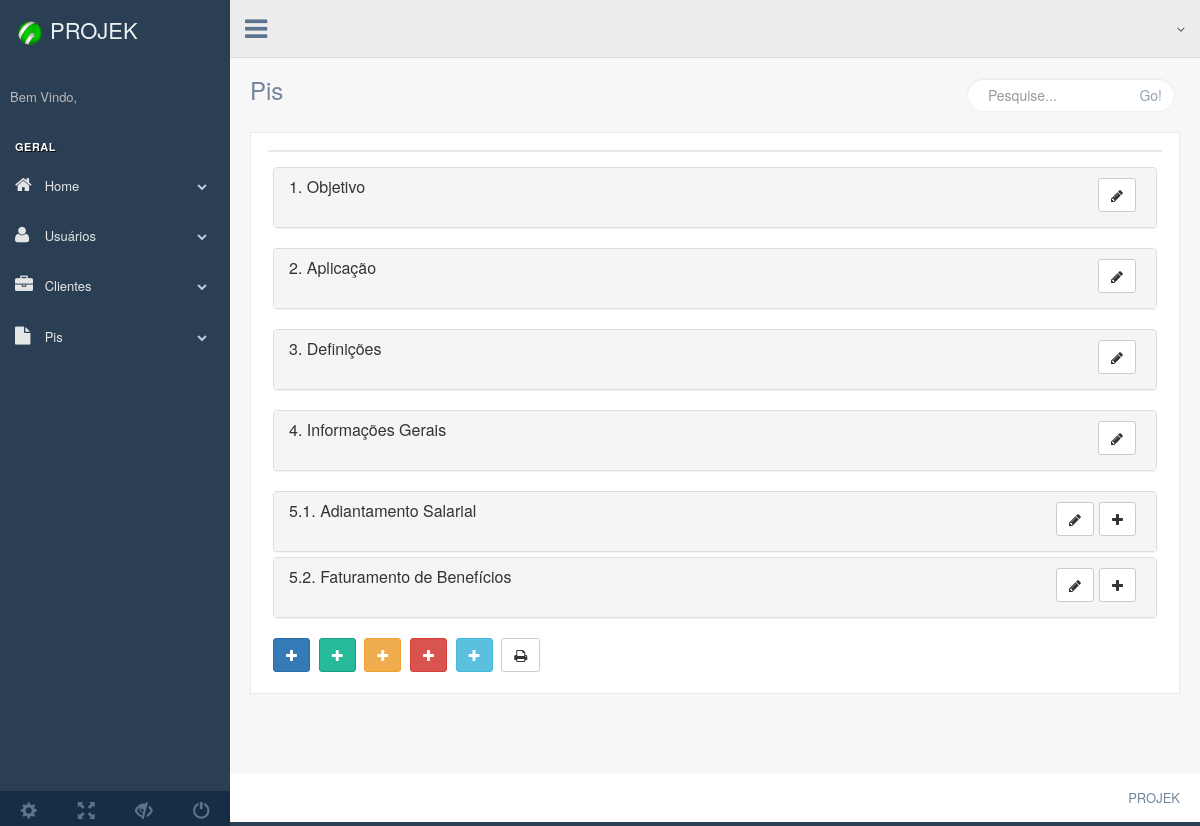
Page /production/php/profiles/pi-profile.php?cod_pi=FOL01 on the committed database.
### tables this page shows
CREATE TABLE `macroprocessos` (
  `id_macroprocesso` int(11) NOT NULL,
  `cod_pi` varchar(11) DEFAULT NULL,
  `data_ultima` varchar(25) DEFAULT NULL,
  `data_proxima` varchar(25) DEFAULT NULL,
  `id_classificao` int(11) DEFAULT NULL,
  `t_processo` varchar(255) DEFAULT NULL,
  `n_processo` varchar(10) DEFAULT NULL
);

### production/php/bancos/banco-pis.php (called while the page is built, shortened)
<?php
function  buscaPi($conexao , $cod_pi){
    $query = "select  * from pis where cod_pi = '{$cod_pi}'";
    $resultado = mysqli_query($conexao, $query);
    $pi = mysqli_fetch_assoc($resultado);
    return $pi;
}

### production/php/bancos/banco-macroprocesso.php (called while the page is built, shortened)
<?php
function listaPiMacroprocessos($conexao, $cod_pi){
  $clientes = array();
    $query = "select  * from macroprocessos where cod_pi='{$cod_pi}'";
    $resultado = mysqli_query($conexao, $query);
    while ($cliente = mysqli_fetch_assoc($resultado)) {
      array_push($clientes, $cliente);
    }
    return $clientes;
}

### production/php/profiles/pi-profile.php (the view, shortened to what this page needs)
<?php include "../bancos/conecta.php";?>
<?php include "../bancos/banco-pis.php";?>
<?php include "../bancos/banco-macroprocesso.php";?>
<?php
  $cod_pi = $_GET['cod_pi'];
  $pi = buscaPi($conexao , $cod_pi);
  $macroprocessos = listaPiMacroprocessos($conexao, $cod_pi);
?>
<!DOCTYPE html>
<html lang="en">
  <head>
    <link href="../../../vendors/bootstrap/dist/css/bootstrap.min.css" rel="stylesheet">
    <link href="../../../vendors/font-awesome/css/font-awesome.min.css" rel="stylesheet">
    <link href="../../../build/css/custom.min.css" rel="stylesheet">
  </head>
  <body class="nav-md">
    <div class="container body">
      <div class="main_container">
        <div class="col-md-3 left_col">
          <div class="left_col scroll-view">
            <div class="navbar nav_title" style="border: 0;">
              <a href="../index/index2.php" class="site_title"><img src="../../images/botao.png" width="40" right="40" ><span>PROJEK</span></a>
            </div>
            <div class="profile clearfix">
              <div class="profile_info">
                <span>Bem Vindo,</span>
              </div>
            </div>
            <br />
            <div id="sidebar-menu" class="main_menu_side hidden-print main_menu">
              <div class="menu_section">
                <h3>Geral</h3>
                <ul class="nav side-menu">
                  <li><a><i class="fa fa-home"></i> Home<span class="fa fa-chevron-down"></span></a>
                  </li>
                  <li><a><i class="fa fa-user"></i> Usuários<span class="fa fa-chevron-down"></span></a>
                  </li>
                  <li><a><i class="fa fa-briefcase"></i> Clientes<span class="fa fa-chevron-down"></span></a>
                  </li>
                  <li><a><i class="fa fa-file"></i> Pis<span class="fa fa-chevron-down"></span></a>
                  </li>
                </ul>
              </div>
            </div>
            <div class="sidebar-footer hidden-small">
              <a data-toggle="tooltip" data-placement="top" title="Settings">
                <span class="glyphicon glyphicon-cog" aria-hidden="true"></span>
              </a>
              <a data-toggle="tooltip" data-placement="top" title="FullScreen">
                <span class="glyphicon glyphicon-fullscreen" aria-hidden="true"></span>
              </a>
              <a data-toggle="tooltip" data-placement="top" title="Lock">
                <span class="glyphicon glyphicon-eye-close" aria-hidden="true"></span>
              </a>
              <a data-toggle="tooltip" data-placement="top" title="Logout" href="login.html">
                <span class="glyphicon glyphicon-off" aria-hidden="true"></span>
              </a>
            </div>
          </div>
        </div>
        <div class="top_nav">
          <div class="nav_menu">
            <nav>
              <div class="nav toggle">
                <a id="menu_toggle"><i class="fa fa-bars"></i></a>
              </div>
              <ul class="nav navbar-nav navbar-right">
                <li class="">
                  <a href="javascript:;" class="user-profile dropdown-toggle" data-toggle="dropdown" aria-expanded="false">
                    <span class=" fa fa-angle-down"></span>
                  </a>
                </li>
                <li role="presentation" class="dropdown">
                  <a href="javascript:;" class="dropdown-toggle info-number" data-toggle="dropdown" aria-expanded="false"></a>
                </li>
              </ul>
            </nav>
          </div>
        </div>
        <div class="right_col" role="main">
          <div class="">
            <div class="page-title">
              <div class="title_left"><h3>Pis</h3></div>
              <div class="title_right">
                <div class="col-md-5 col-sm-5 col-xs-12 form-group pull-right top_search">
                  <div class="input-group">
                    <input type="text" class="form-control" placeholder="Pesquise...">
                      <span class="input-group-btn">
                        <button class="btn btn-default" type="button">Go!</button>
                      </span>
                  </div>
                </div>
              </div>
            </div>
            <div class="clearfix"></div>
            <div class="row">
              <div class="col-md-12 col-sm-12 col-xs-12">
                <div class="x_panel">
                  <div class="x_title">
                  </div>
                  <div class="x_content">
                    <div class="row">
                      <div class="col-md-12 col-sm-12 col-xs-12">
                        <div class="panel-group" id="panelobjetivo" >
                          <div class="panel panel-default" >
                              <div class="panel-heading primary">
                                <h4 class="panel-title">
                                  <a data-toggle="collapse" href="#objetivo">1. Objetivo</a>
                                  <a href="../profiles/pi-profile.php?cod_pi=<?=$pi['cod_pi']?>"><button class="btn btn-default pull-right"><i class="fa fa-pencil"></i></button></a>
                                  <div class="clearfix"></div>
                                </h4>
                              </div>
                            </div>
                        </div>
                        <div class="panel-group" id="panelaplicacao">
                          <div class="panel panel-default">
                              <div class="panel-heading">
                                <h4 class="panel-title">
                                  <a data-toggle="collapse" href="#aplicacao">2. Aplicação</a>
                                  <a href="../profiles/pi-profile.php?cod_pi=<?=$pi['cod_pi']?>"><button class="btn btn-default pull-right"><i class="fa fa-pencil"></i></button></a>
                                  <div class="clearfix"></div>
                                </h4>
                              </div>
                            </div>
                        </div>
                        <div class="panel-group" id="paneldefinicao">
                          <div class="panel panel-default">
                              <div class="panel-heading">
                                <h4 class="panel-title">
                                  <a data-toggle="collapse" href="#definicao">3. Definições</a>
                                  <a href="../profiles/pi-profile.php?cod_pi=<?=$pi['cod_pi']?>"><button class="btn btn-default pull-right"><i class="fa fa-pencil"></i></button></a>
                                  <div class="clearfix"></div>
                                </h4>
                              </div>
                            </div>
                        </div>
                        <div class="panel-group" id="panelinformacao">
                          <div class="panel panel-default">
                              <div class="panel-heading">
                                <h4 class="panel-title">
                                  <a data-toggle="collapse" href="#informacao">4. Informações Gerais</a>
                                  <a href="../profiles/pi-profile.php?cod_pi=<?=$pi['cod_pi']?>"><button class="btn btn-default pull-right"><i class="fa fa-pencil"></i></button></a>
                                  <div class="clearfix"></div>
                                </h4>
                              </div>
                            </div>
                        </div>
                        <div class="panel-group" id="accordion">
                      <?php
                        $m = 1;
                        foreach ($macroprocessos as  $macroprocesso) {
                          $string = (string)$m;
                          $panel = 'panel_' . $string;
                          $idpanel = '#'.$panel;
                          $m = $m + 1;
                      ?>
                          <div class="panel panel-default">
                            <div class="panel-heading">
                              <h4 class="panel-title">
                                <a data-toggle="collapse" data-parent="#accordion" href="<?=$idpanel?>">
                                <?=$macroprocesso['n_processo']?> <?=$macroprocesso['t_processo']?></a>
                                <a href="../forms/form-subprocesso.php?id_macroprocesso=<?=$macroprocesso['id_macroprocesso']?>"><button class="btn btn-default pull-right"><i class="fa fa-plus"></i></button></a>
                                <a href="../profiles/pi-profile.php?cod_pi=<?=$pi['cod_pi']?>"><button class="btn btn-default pull-right"><i class="fa fa-pencil"></i></button></a>
                                <div class="clearfix"></div>
                              </h4>
                            </div>
                          </div>
                      <?php
                        }
                      ?>
                        </div>
                        <a class="btn btn-primary" style="" href="../forms/form-objetivo.php?cod_pi=<?=$pi['cod_pi']?>"><i class="fa fa-plus"></i></a>
                        <a class="btn btn-success" style="" href="../forms/form-aplicacao.php?cod_pi=<?=$pi['cod_pi']?>"><i class="fa fa-plus"></i></a>
                        <a class="btn btn-warning" style="" href="../forms/form-informacao.php?cod_pi=<?=$pi['cod_pi']?>"><i class="fa fa-plus"></i></a>
                        <a class="btn btn-danger" style="" href="../forms/form-definicao.php?cod_pi=<?=$pi['cod_pi']?>"><i class="fa fa-plus"></i></a>
                        <a class="btn btn-info" style="" href="../forms/form-macroprocesso.php?cod_pi=<?=$pi['cod_pi']?>"><i class="fa fa-plus"></i></a>
                        <a class="btn btn-default" style="" href="../imprime/imprime-pi.php?cod_pi=<?=$pi['cod_pi']?>"><i class="fa fa-print"></i></a>
                      </div>
                    </div>
                  </div>
                </div>
              </div>
            </div>
          </div>
        </div>
        <footer>
          <div class="pull-right">
            PROJEK
          </div>
          <div class="clearfix"></div>
        </footer>
      </div>
    </div>
  </body>
</html>

### rows in the picture
macroprocessos: n_processo "5.1.", t_processo "Adiantamento Salarial"
macroprocessos: n_processo "5.2.", t_processo "Faturamento de Benefícios"
